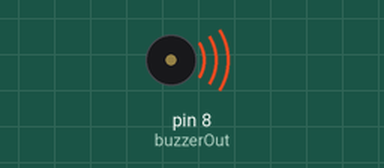
Simulated run of this sketch. Board: Arduino Uno, built with avr-gcc and run on an emulated ATmega328P. On the bench: buzzer (waves = sounding).

Above: at 0.5 s.
Timing chart, 0 to 4.6 s (numbered marks = the images above):
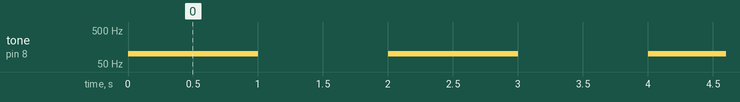

The sketch:

Buzzer.ino
```cpp
const int buzzerOut = 8; // const not necessary.

void setup() {
  pinMode(buzzerOut, OUTPUT);

}

void loop() {

  tone(buzzerOut, 100);
  delay(1000);

  noTone(buzzerOut);
  delay(1000);
}


/*

// Something like a melody. Better than continous sound.

void loop() {
 tone(buzzer, 100);
 delay(1000);
 tone(buzzer, 300);
 delay(1000);
}

*/
```

Measured:
- by itself, tone on pin 8 (buzzerOut): alternates 100 Hz for 1.0 s and silent for 1.0 s
